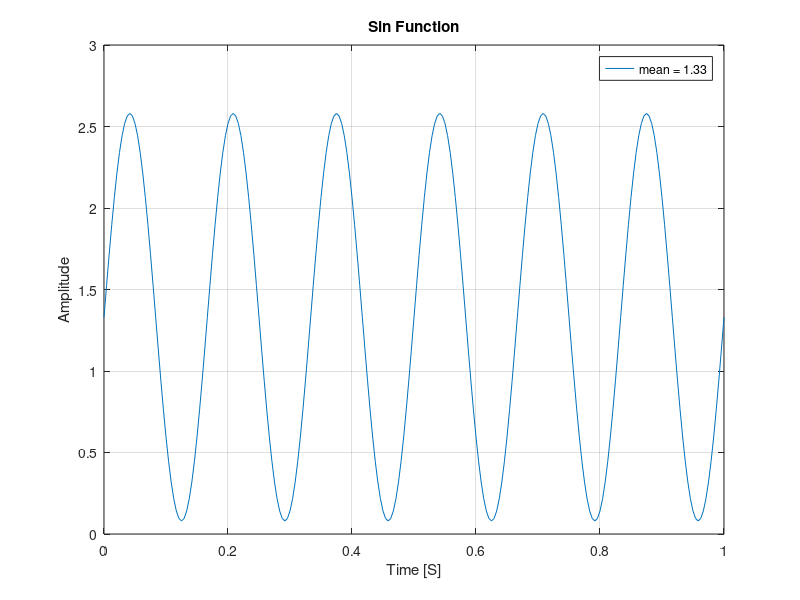

Here is the MATLAB script that generated this plot:
fs=240; %Sample frequency
t=0:1/fs:1; %Time interval 1s
A=1.25; % Amplitude
OffSet=1.33; %Offset
x=A*sin(2*pi*t*6) + OffSet; %Generating Sin signal
m=mean(x); %Calculating mean
SD_Teor=(2*A)/(2*sqrt(2)) % Theoretical stanard deviation
SD_Real = std(x) % Real stanard deviation
plot(t,x);
grid;
title('Sin Function');
xlabel('Time [S]');
ylabel('Amplitude');
legend(sprintf('mean = %.2f', m));
